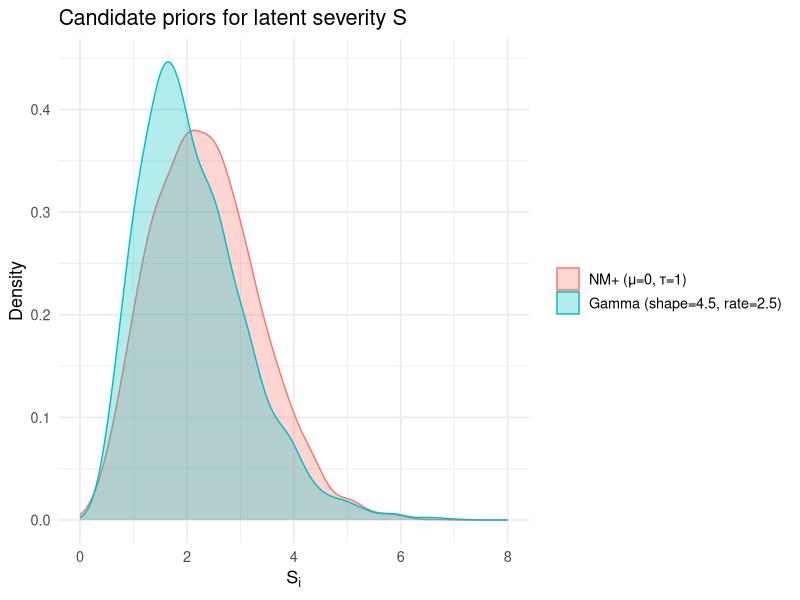

Recreate this plot in R.
## ---- chunk 1
knitr::opts_chunk$set(
  echo = TRUE,
  message = FALSE,
  warning = FALSE,
  fig.path = "README_files/"
)
## ---- chunk 2
library(dplyr)
library(tidyr)
library(ggplot2)
sample_NM <- function(n, mu0, tau, grid_size = 1e4) {
  x_vals <- seq(0, mu0 + 6 * tau, length.out = grid_size)
  dens_vals <- 2 * (x_vals^2) / (sqrt(2 * pi) * tau^3) * 
    exp(-((x_vals - mu0)^2) / (2 * tau^2))
  dx <- x_vals[2] - x_vals[1]
  dens_vals <- dens_vals / sum(dens_vals * dx)
  
  cdf_vals <- cumsum(dens_vals * dx)
  
  # Sample from uniform and interpolate inverse CDF
  u <- runif(n)
  samples <- approx(cdf_vals, x_vals, xout = u, rule = 2)$y
  
  return(samples)
}
N = 5000
vart = 1/sqrt(3 - 8/pi)
Si_nm  <- sample_NM(N, mu0 = 0, tau = vart)          
Si_gam <- rgamma(N, shape = 4.5, rate = sqrt(4.5))                

df <- tibble(
  NMplus = Si_nm,
  Gamma  = Si_gam
) |> 
  pivot_longer(everything(), names_to = "Distribution", values_to = "Si") |>
  mutate(
    Distribution = factor(
      Distribution,
      levels = c("NMplus", "Gamma"),
      labels = c("NM+ (μ=0, τ=1)", "Gamma (shape=4.5, rate=2.5)")
    )
  )

ggplot(df, aes(x = Si, fill = Distribution, color = Distribution)) +
  geom_density(alpha = 0.3, adjust = 1.2) +
  scale_x_continuous(limits = c(0, 8)) +
  labs(
    title = "Candidate priors for latent severity S",
    x = expression(S[i]), y = "Density"
  ) +
  theme_minimal(base_size = 13) +
  theme(legend.title = element_blank())
## ---- chunk 3
# rmarkdown::render(
#     "README.Rmd",
#     output_format = "rmarkdown::github_document",
#     output_file = "README.md"
# )
